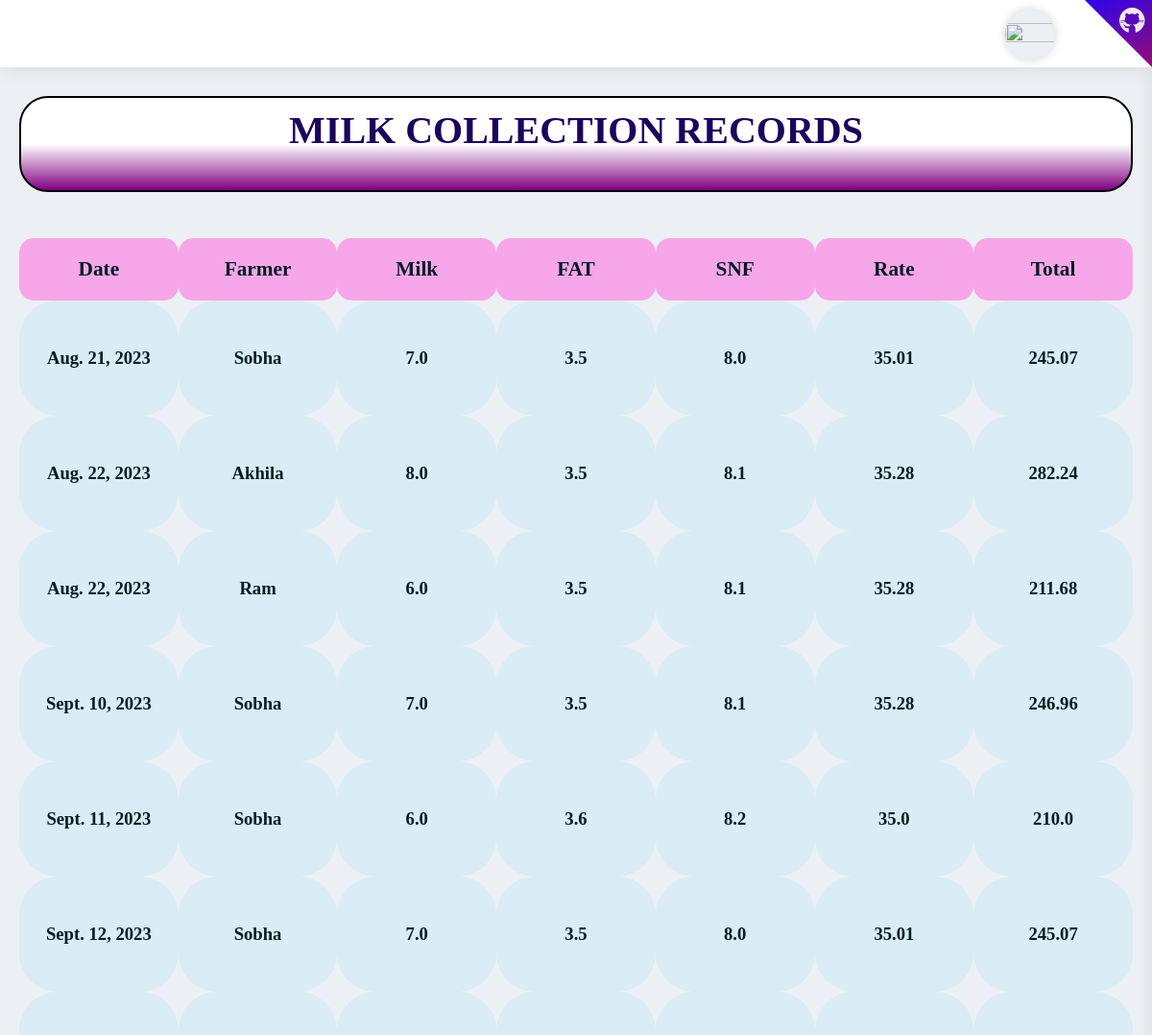
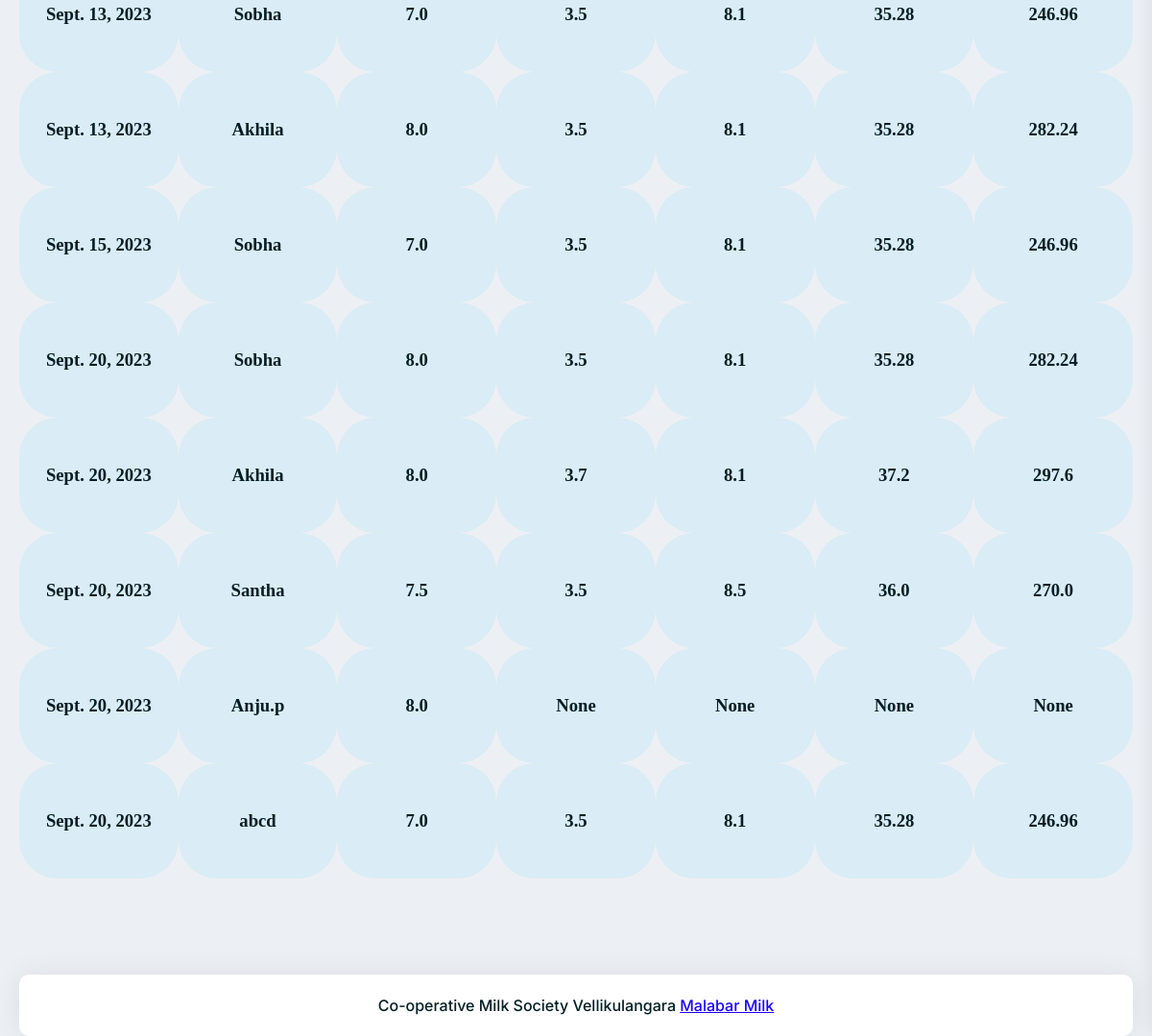
Page /adminapp/milkrecord/ on the committed database (2 pictures, top to bottom).
### empapp/models.py (models this page shows)
class milkdb(models.Model):
    Date = models.DateField(auto_now=True)
    Farmer = models.CharField(max_length=1000, null=True, blank=True)
    Milk = models.FloatField(null=True, blank=True)
    FAT = models.FloatField(null=True, blank=True)
    SNF = models.FloatField(null=True, blank=True)
    Rate = models.FloatField(null=True, blank=True)
    Totalrate = models.FloatField(null=True, blank=True)

### adminapp/views.py (the view)
# urls.py: path('milkrecord/', views.milkrecord, name="milkrecord"),
def milkrecord(req):
    data = milkdb.objects.all()
    return render(req, "milkcollection.html", {'data': data})

### adminapp/templates/milkcollection.html (shortened to what this page needs)
<!DOCTYPE html>
{% extends 'adminhome.html' %}
{% load static %}
{% block content %}
<html lang="en">
<head>
</head>
<body>
<div style="background-image:linear-gradient(white 50%,purple);height:100px;border:2px solid black;
        border-radius:30px;width:100%;">
    <h1>MILK COLLECTION RECORDS</h1></div><br><br>
<table width="100%">
    <tr>
        <td class="th">Date</td>
        <td class="th">Farmer</td>
        <td class="th">Milk</td>
        <td class="th">FAT</td>
        <td class="th">SNF</td>
        <td class="th">Rate</td>
        <td class="th">Total</td>
    </tr>
    {% for i in data %}
    <tr style="margin-top:20px;">
        <td>{{i.Date}} </td>
        <td>{{i.Farmer}}</td>
        <td>{{i.Milk}}</td>
        <td>{{i.FAT}}</td>
        <td>{{i.SNF}}</td>
        <td>{{i.Rate}}</td>
        <td>{{i.Totalrate}}</td>
    </tr>
    {% endfor %}
</table>
</body>
</html>
{% endblock %}

### adminapp/templates/milkcollection.html (style rules this page uses)
h1 { color:rgb(28, 4, 92); font-family: 'Times New Roman', Times, serif; font-weight: bold; padding-top:10px; text-align:center; border-radius:30px; }
.th { font-size:16pt; font-weight:bold; width:10%; height:65px; text-align:center; border-radius:15px; background-color:rgb(247, 166, 233); }
td { width:10%; height:120px; text-align:center; font-weight:600; border-radius:40px; background-color:rgb(218, 236, 245); font-size:14pt; font-family:Times New Roman; }

### rows in the picture
milkdb: Date "Aug. 21, 2023", Farmer "Sobha", Milk "7.0", FAT "3.5", SNF "8.0", Rate "35.01", Totalrate "245.07"
milkdb: Date "Aug. 22, 2023", Farmer "Akhila", Milk "8.0", FAT "3.5", SNF "8.1", Rate "35.28", Totalrate "282.24"
milkdb: Date "Aug. 22, 2023", Farmer "Ram", Milk "6.0", FAT "3.5", SNF "8.1", Rate "35.28", Totalrate "211.68"
milkdb: Date "Sept. 10, 2023", Farmer "Sobha", Milk "7.0", FAT "3.5", SNF "8.1", Rate "35.28", Totalrate "246.96"
milkdb: Date "Sept. 11, 2023", Farmer "Sobha", Milk "6.0", FAT "3.6", SNF "8.2", Rate "35.0", Totalrate "210.0"
milkdb: Date "Sept. 12, 2023", Farmer "Sobha", Milk "7.0", FAT "3.5", SNF "8.0", Rate "35.01", Totalrate "245.07"
milkdb: Date "Sept. 13, 2023", Farmer "Sobha", Milk "7.0", FAT "3.5", SNF "8.1", Rate "35.28", Totalrate "246.96"
milkdb: Date "Sept. 13, 2023", Farmer "Akhila", Milk "8.0", FAT "3.5", SNF "8.1", Rate "35.28", Totalrate "282.24"
milkdb: Date "Sept. 15, 2023", Farmer "Sobha", Milk "7.0", FAT "3.5", SNF "8.1", Rate "35.28", Totalrate "246.96"
milkdb: Date "Sept. 20, 2023", Farmer "Sobha", Milk "8.0", FAT "3.5", SNF "8.1", Rate "35.28", Totalrate "282.24"
milkdb: Date "Sept. 20, 2023", Farmer "Akhila", Milk "8.0", FAT "3.7", SNF "8.1", Rate "37.2", Totalrate "297.6"
milkdb: Date "Sept. 20, 2023", Farmer "Santha", Milk "7.5", FAT "3.5", SNF "8.5", Rate "36.0", Totalrate "270.0"
milkdb: Date "Sept. 20, 2023", Farmer "Anju.p", Milk "8.0", FAT "None", SNF "None", Rate "None", Totalrate "None"
milkdb: Date "Sept. 20, 2023", Farmer "abcd", Milk "7.0", FAT "3.5", SNF "8.1", Rate "35.28", Totalrate "246.96"
